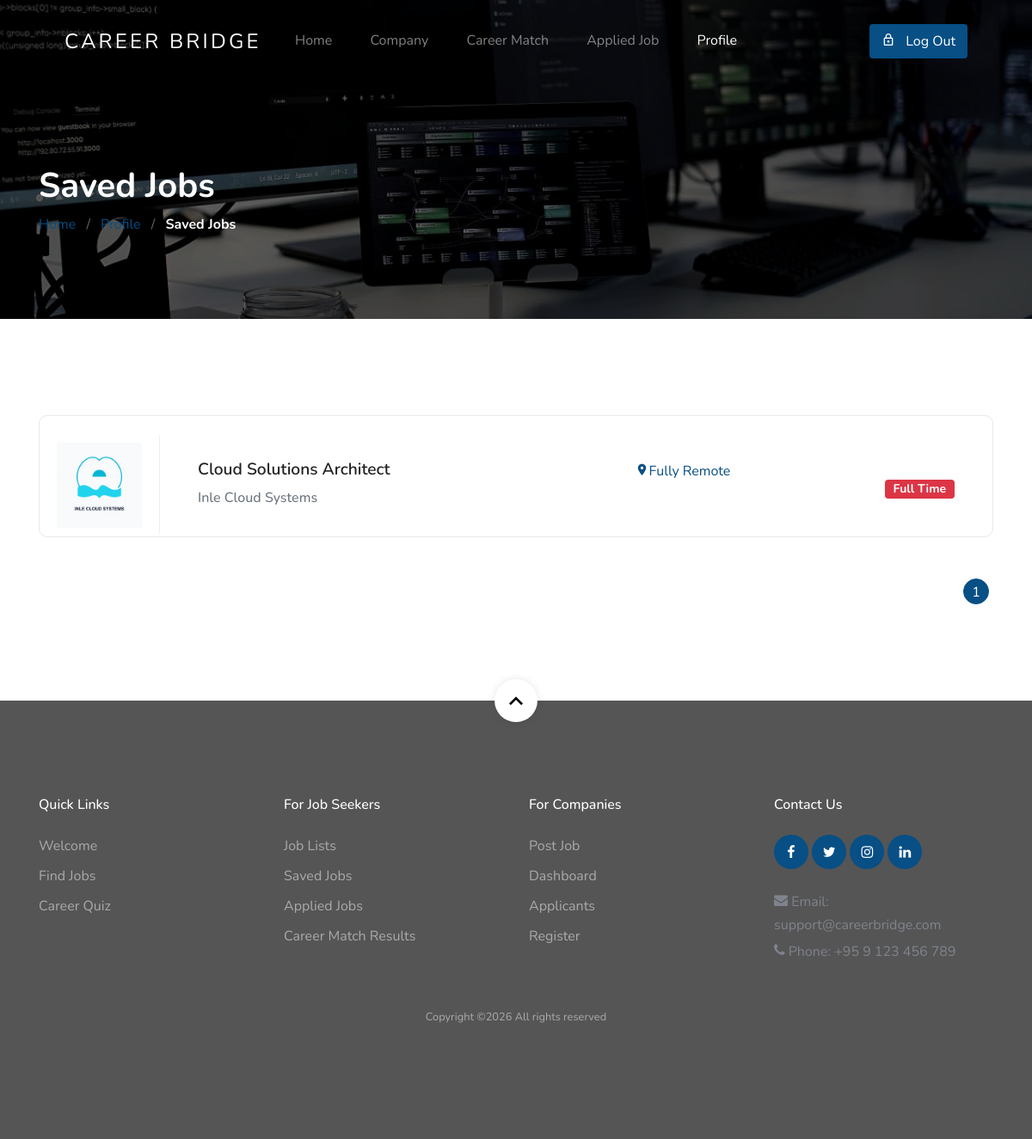
The app's page /savedjobs (signed in) with its own data.
### myapp/models.py (models this page shows, shortened)
class SaveJob(models.Model):
    employee = models.ForeignKey(
        Employee,
        on_delete=models.CASCADE
    )
    job = models.ForeignKey(Job, on_delete=models.CASCADE)

class Job(models.Model):
    company = models.ForeignKey(Company, on_delete=models.CASCADE)
    JOB_TYPE_CHOICES = [
        ('Full Time', 'Full Time'),
        ('Part Time', 'Part Time'),
        ('Internship', 'Internship'),
        ('Remote', 'Remote'),
    ]
    job_type = models.CharField(
        max_length=20,
        choices=JOB_TYPE_CHOICES
    )
    description = models.TextField()
    vacancy = models.PositiveIntegerField(default=1)
    salary = models.CharField(max_length=100)
    requirements = models.TextField()
    city = models.ForeignKey(City,on_delete=models.PROTECT)
    position = models.ForeignKey(Position, on_delete=models.PROTECT)
    location = models.CharField(max_length=100)
    posted_date = models.DateTimeField(auto_now_add=True)
    is_active = models.BooleanField(default=True)

class Company(models.Model):
    company_name = models.CharField(max_length=200)
    email = models.EmailField(unique=True)
    password = models.CharField(max_length=255)
    EMAIL_PROVIDER = [
        ('gmail', 'Gmail'),
        ('outlook', 'Outlook'),
        ('custom', 'Custom'),
    ]
    email_provider = models.CharField(
        max_length=20,
        choices=EMAIL_PROVIDER,
        default='gmail'
    )
    email_app_password = models.CharField(
    max_length=255,
    blank=True,
    null=True
)
    smtp_host = models.CharField(
        max_length=255,
        blank=True,
        null=True
    )
    smtp_port = models.IntegerField(
        default=587
    )
    phone = models.CharField(max_length=15)
    description = models.TextField()
    website = models.URLField(blank=True)
    address = models.TextField()
    profile_image = models.ImageField(upload_to='profile/', blank=True, null=True)
    tagline = models.CharField(max_length=255, blank=True, null=True)
    facebook = models.CharField(max_length=255, blank=True, null=True)
    twitter = models.CharField(max_length=255, blank=True, null=True)
    linkedin = models.CharField(max_length=255, blank=True, null=True)

class Position(models.Model):
    position_name = models.CharField(max_length=100, unique=True)
    def __str__(self):
        return self.position_name

### myapp/views.py (the view)
# urls.py: path('savedjobs', saved_jobs,name='savedjobs'),
def saved_jobs(request):
    employee_id = request.session.get("employee_id")
    if not employee_id:
        return redirect("employeelogin")
    employee = get_object_or_404(
        Employee,
        id=employee_id
    )
    saved = SaveJob.objects.filter(
        employee=employee
    ).select_related(
        "job",
        "job__company",
        "job__position"
    ).order_by("-id")
    paginator = Paginator(saved, 5)
    page_number = request.GET.get("page")
    page_obj = paginator.get_page(page_number)
    return render(
        request,
        "saved_jobs.html",
        {
            "employee": employee,
            "page_obj": page_obj
        }
    )

### templates/saved_jobs.html (shortened to what this page needs)
{% load static %}
<!DOCTYPE html>
<html lang="en">
<head>
<link rel="stylesheet" href="{% static 'css/custom-bs.css' %}">
<link rel="stylesheet" href="{% static 'css/jquery.fancybox.min.css' %}">
<link rel="stylesheet" href="{% static 'css/bootstrap-select.min.css' %}">
<link rel="stylesheet" href="{% static 'fonts/icomoon/style.css' %}">
<link rel="stylesheet" href="{% static 'fonts/line-icons/style.css' %}">
<link rel="stylesheet" href="{% static 'css/owl.carousel.min.css' %}">
<link rel="stylesheet" href="{% static 'css/animate.min.css' %}">
<link rel="stylesheet" href="{% static 'css/employ_profile_detail.css' %}">
<link rel="stylesheet" href="{% static 'css/style.css' %}">
</head>
<body id="top">
<div class="site-wrap">
<header class="site-navbar mt-3">
<div class="container-fluid">
<div class="row align-items-center">
<div class="site-logo col-6">
<a href="{% url 'homeview' %}">
Career Bridge
</a>
</div>
<nav class="mx-auto site-navigation">
<ul class="site-menu js-clone-nav d-none d-xl-block ml-0 pl-0">
<li>
<a href="{% url 'homeview' %}" class="nav-link">
Home
</a>
</li>
<li>
<a href="{% url 'company_list_view' %}">
Company
</a>
</li>
<li>
<a href="#">
Career Match
</a>
</li>
<li>
<a href="{% url 'applied_job' %}">
Applied Job
</a>
</li>
<li>
<a href="{%url 'employeeprofile' %}" class="nav-link active">
Profile
</a>
</li>
</ul>
</nav>
<div class="right-cta-menu text-right d-flex align-items-center col-6">
<div class="ml-auto">
<a href="{% url 'employeelogout' %}" class="btn btn-primary border-width-2 d-none d-lg-inline-block" id="logoutBtn">
<span class="mr-2 icon-lock_outline"></span>
Log Out
</a>
</div>
</div>
</div>
</div>
</header>
<section class="section-hero overlay inner-page bg-image"
style="background-image:url('{% static 'images/hero.jpg' %}');"
id="home-section">
<div class="container">
<div class="row">
<div class="col-md-7">
<h1 class="text-white font-weight-bold">
Saved Jobs
</h1>
<div class="custom-breadcrumbs">
<a href="{% url 'homeview' %}" class="dec">
Home
</a>
<span class="mx-2 slash">
/
</span>
<a href="{% url 'employeeprofile' %}" class="dec">
Profile
</a>
<span class="mx-2 slash">
/
</span>
<span class="text-white">
<strong>
Saved Jobs
</strong>
</span>
</div>
</div>
</div>
</div>
</section>
<section class="site-section" id="list">
      <div class="container">
       <ul class="job-listings mb-5">
          {% for i in page_obj %}
          <a href="{% url 'jobdetail' i.id %}" class="detail">
          <li class="job-listing d-block d-sm-flex pb-3 pb-sm-0 align-items-center">
            <div class="job-listing-logo mb-3 mb-sm-0 d-flex align-items-center justify-content-center"
         style="width: 120px; height: 120px; min-width: 120px; flex-shrink: 0; background: #fff; overflow: hidden; border-radius: 5px;">
{% if i.job.company.profile_image %}
        <img src="{{ i.job.company.profile_image.url }}" alt="{{ job.company.company_name }}" style="width: 100%; height: 100%; object-fit: contain; padding: 0px;">
      {% else %}
        <img src="{% static 'images/default-profile.jpg' %}" alt="Default Company Logo" style="width: 100%; height: 100%; object-fit: contain; padding: 0px;">
      {% endif %}
    </div>
             <div class="job-listing-about d-sm-flex custom-width w-100 justify-content-between mx-4">
              <div class="job-listing-position custom-width w-40 mb-3 mb-sm-0">
                <h2>{{i.job.position}}</h2>
                <strong>{{i.job.company.company_name}}</strong>
              </div>
              <div class="job-listing-location mb-3 mb-sm-0 custom-width w-25"
     style="color:#074f85 !important; transform:translateX(-70px);">
    <span class="icon-room"></span>{{i.job.location}}
</div>
              <div class="job-listing-meta">
                <span class="badge badge-danger" style="color:#fff">{{i.job.job_type}}</span>
              </div>
            </div>
          </li>
           </a>
          {% empty %}
<p>No jobs found.</p>
          {% endfor %}
        </ul>
        <div class="row pagination-wrap">
    <div class="col-md-12 text-center text-md-right">
        <div class="custom-pagination ml-auto">
            <div class="d-inline-block">
                {% for num in page_obj.paginator.page_range %}
                    {% if page_obj.number == num %}
                        <a href="?page={{ num }}#list" class="active">
                            {{ num }}
                        </a>
                    {% else %}
                        <a href="?page={{ num }}#list">
                            {{ num }}
                        </a>
                    {% endif %}
                {% endfor %}
            </div>
        </div>
    </div>
</div>
</div>
</section>
<footer class="site-footer">
  <a href="#top" class="smoothscroll scroll-top">
    <span class="icon-keyboard_arrow_up"></span>
  </a>
  <div class="container">
    <div class="row mb-5">
      <div class="col-12 col-sm-6 col-md-3 col-lg-3 mb-4 mb-md-0">
        <h3>Quick Links</h3>
        <ul class="list-unstyled">
          <li><a href="{% url 'intro' %}" class="dec">Welcome</a></li>
          <li><a href="{% url 'homeview' %}" class="dec">Find Jobs</a></li>
          <li><a href="{% url 'careerquiz' %}" class="dec">Career Quiz</a></li>
        </ul>
      </div>
      <div class="col-12 col-sm-6 col-md-3 col-lg-3 mb-4 mb-md-0">
        <h3>For Job Seekers</h3>
        <ul class="list-unstyled">
          <li><a href="{% url 'homeview' %}#list" class="dec">Job Lists</a></li>
          <li><a href="{% url 'savedjobs' %}" class="dec">Saved Jobs</a></li>
          <li><a href="{% url 'applied_job' %}" class="dec">Applied Jobs</a></li>
          <li><a href="{% url 'result_history' %}" class="dec">Career Match Results</a></li>
        </ul>
      </div>
      <div class="col-12 col-sm-6 col-md-3 col-lg-3 mb-4 mb-md-0">
        <h3>For Companies</h3>
        <ul class="list-unstyled">
          <li><a href="{% url 'companypost' %}" class="dec">Post Job</a></li>
          <li><a href="{% url 'company_index' %}" class="dec">Dashboard</a></li>
          <li><a href="{% url 'company_candidates' %}" class="dec">Applicants</a></li>
          <li><a href="{% url 'companyregister' %}" class="dec">Register</a></li>
        </ul>
      </div>
      <div class="col-12 col-sm-6 col-md-3 col-lg-3 mb-4 mb-md-0">
        <h3>Contact Us</h3>
        <div class="footer-social mb-3">
          <a href="https://www.facebook.com/" target="_blank" rel="noopener noreferrer">
            <span class="icon-facebook"></span>
          </a>
          <a href="https://twitter.com/" target="_blank" rel="noopener noreferrer">
            <span class="icon-twitter"></span>
          </a>
          <a href="https://www.instagram.com/" target="_blank" rel="noopener noreferrer">
            <span class="icon-instagram"></span>
          </a>
          <a href="https://www.linkedin.com/" target="_blank" rel="noopener noreferrer">
            <span class="icon-linkedin"></span>
          </a>
        </div>
        <p class="mb-1 text-break">
          <span class="icon-envelope"></span>
          Email: support@careerbridge.com
        </p>
        <p class="mb-0 text-break">
          <span class="icon-phone"></span>
          Phone: +95 9 123 456 789
        </p>
      </div>
    </div>
    <div class="row text-center">
      <div class="col-12">
        <p class="copyright"><small>
          Copyright &copy;<script>document.write(new Date().getFullYear());</script> All rights reserved
        </small></p>
      </div>
    </div>
  </div>
</footer>
  </div>
  </body>
</html>

### records on screen
SaveJob: job.company.profile_image (picture), job.position "Cloud Solutions Architect", job.company.company_name "Inle Cloud Systems", job.location "Fully Remote", job.job_type "Full Time"

### other values on screen
{{ num }} "1"
